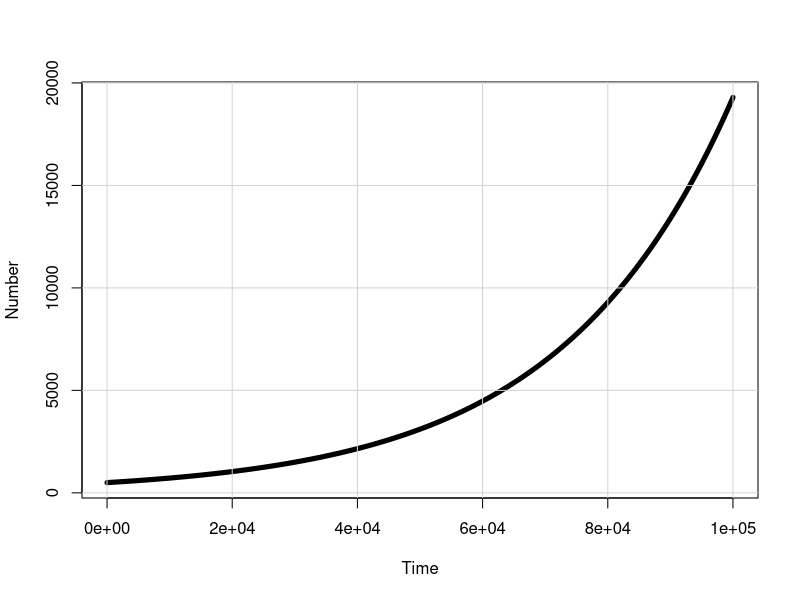

Write R code to recreate this figure.
rm(list=ls())
require(deSolve)
#----- The differential equations -----
pop <- function(t, x, p) {
  with(as.list(c(x,p)),{
    
    dN <- r*N
  
    list(c(dN))
  })
}
r = 1/(75*365)

N_0 <- 500.0 # Initial conditions

times <- seq(0.0, 100000.0, 0.1) # Time sequence
parms <- c(r=r)

xstart <- c(N=N_0) # Initial conditions
my.atol <- c(1e-16); # Abs. accuracy - remember to add a term for each equation
my.rtol <- 1e-12 # Rel. accuracy
out <- as.data.frame(lsoda(xstart, times,
                           pop, parms, my.rtol, my.atol)) # Solve the eqns.
#----- Plot the output -------
plot(out$time, out$N, col="black", type="l", lwd=5,
     xlab="Time", ylab="Number")

grid(NULL, NULL, lty=1,lwd=1)
